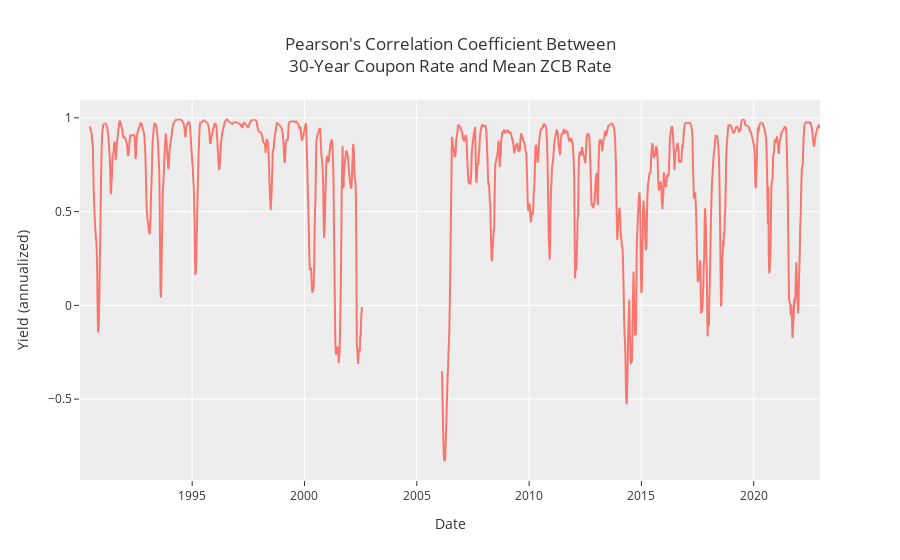

Write notebook code for a chart like this one.
### Code cell
fig = px.line(
    mean_vs_30_yc['usa_30y'].rolling(24).corr(mean_vs_30_yc['mean_zcb']),
    template=plotly_template,
    labels={
        'value': 'Yield (annualized)',
        'index': 'Date',
    },
    title="Pearson's Correlation Coefficient Between<br>30-Year Coupon Rate and Mean ZCB Rate",
)
fig.update_layout(showlegend=False)
fig

### Figure 1 — Plotly figure (JSON) as saved in the notebook; plotly's stock layout.template omitted (floating-point values rounded to 4 significant figures; data arrays with more than 128 entries replaced by an {"elided": "..."} marker saying what was removed)
{"data": [{"hovertemplate": "variable=0<br>Date=%{x}<br>Yield (annualized)=%{y}<extra></extra>", "legendgroup": "0", "line": {"color": "#F8766D", "dash": "solid"}, "marker": {"symbol": "circle"}, "mode": "lines", "name": "0", "showlegend": true, "type": "scattergl", "x": {"elided": "1714 str values"}, "xaxis": "x", "y": {"elided": "1714 float values"}, "yaxis": "y"}], "layout": {"autosize": true, "legend": {"title": {"text": "variable"}, "tracegroupgap": 0}, "showlegend": false, "title": {"text": "Pearson's Correlation Coefficient Between<br>30-Year Coupon Rate and Mean ZCB Rate"}, "xaxis": {"anchor": "y", "autorange": true, "domain": [0, 1], "range": ["1990-01-03", "2022-12-14"], "title": {"text": "Date"}, "type": "date"}, "yaxis": {"anchor": "x", "autorange": true, "domain": [0, 1], "range": [-0.9314, 1.095], "title": {"text": "Yield (annualized)"}, "type": "linear"}}}
